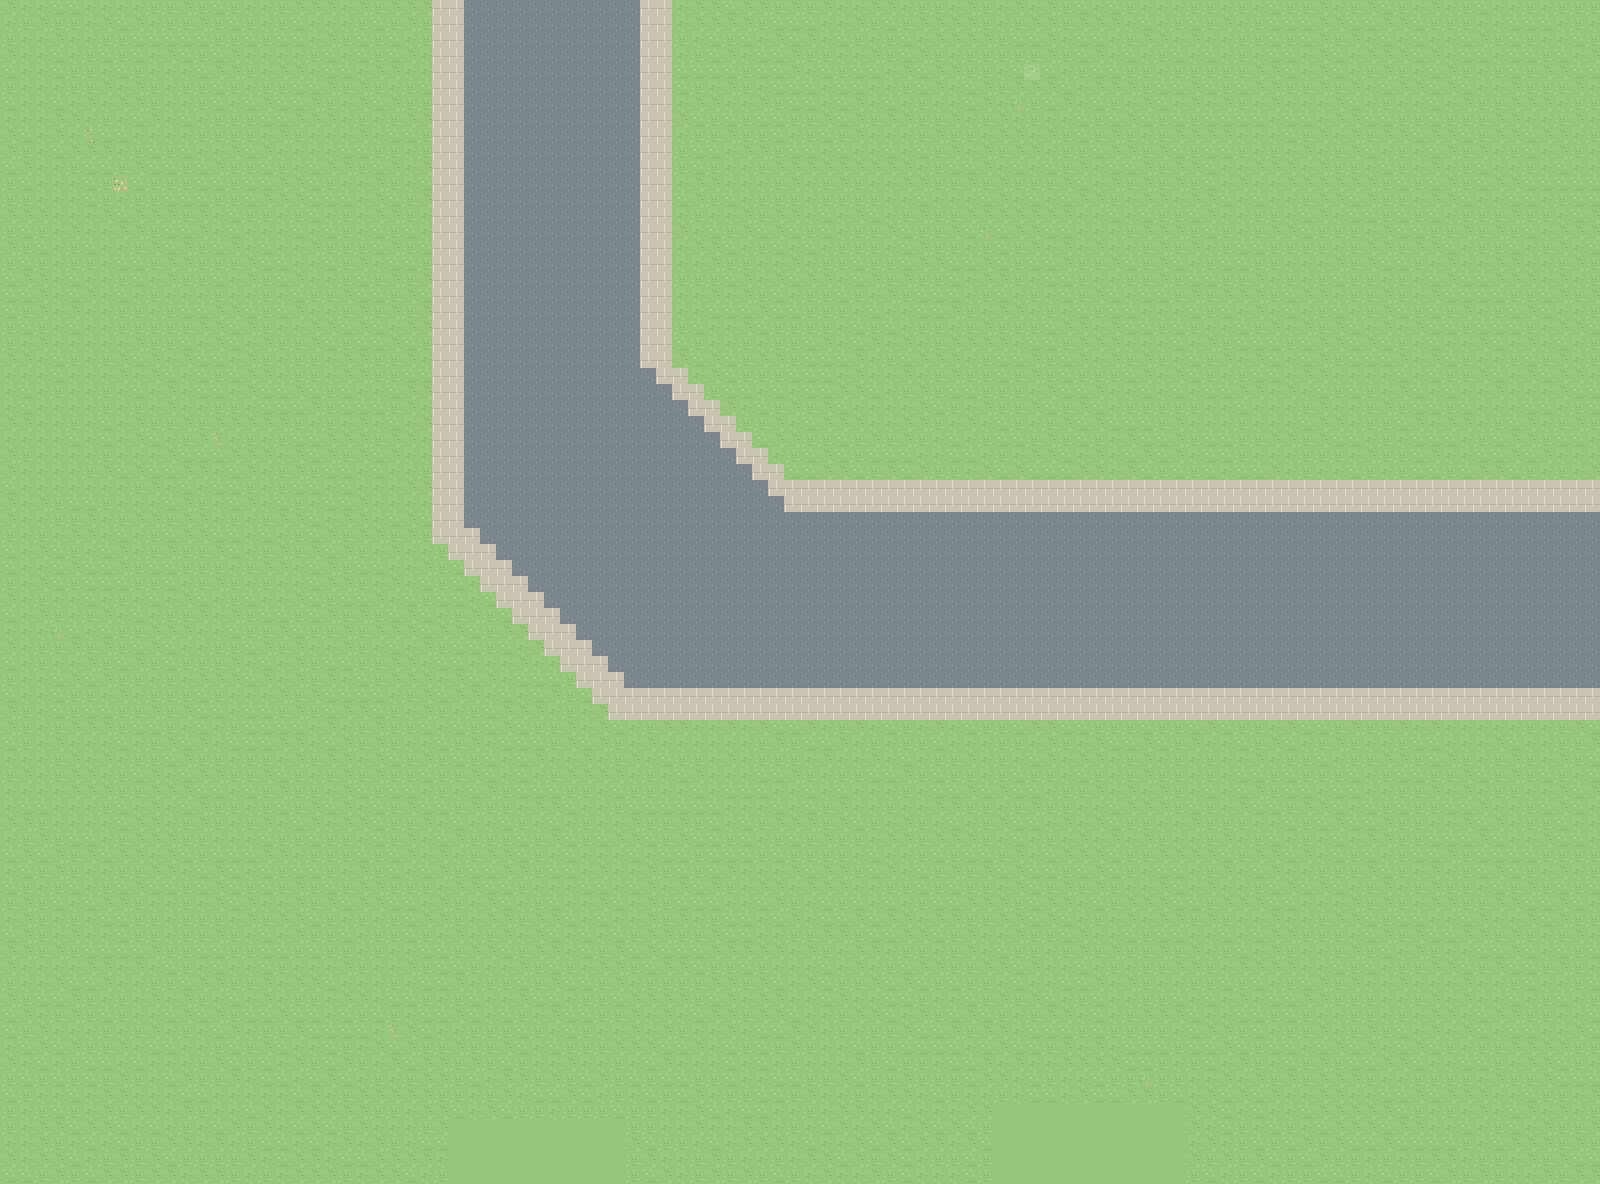

A level layout from a 2D game, rendered from its tile map. Below: a short description, then the map file with tile-grid data replaced by summaries:
An orthogonal 100x74 tile map with 16x16 px tiles, 4 tile layers (Ground, Landscape, Roads, BuildingPads), 2 tilesets and 5 objects (4x scene_portal, spawn).

<map version="1.10" tiledversion="1.12.2" orientation="orthogonal" renderorder="right-down" width="100" height="74" tilewidth="16" tileheight="16" infinite="0" backgroundcolor="#95c679" nextlayerid="8" nextobjectid="102">
 <properties>
  <property name="ground_only" type="bool" value="true" />
  <property name="origin_anchor" value="含弘门通道中心为世界(0,0)" />
  <property name="player_sprite_height" type="int" value="48" />
  <property name="player_sprite_width" type="int" value="48" />
  <property name="scene_id" value="04" />
  <property name="scene_name" value="雕像花园与台阶" />
  <property name="scenery_collision_layer" value="not_added_yet" />
  <property name="tile_scale" type="int" value="16" />
  <property name="world_origin_x_px" type="int" value="-800" />
  <property name="world_origin_y_px" type="int" value="-2096" />
 </properties>
 <tileset firstgid="1" name="swu_terrain_16" tilewidth="16" tileheight="16" tilecount="320" columns="16">
  <image source="../assets/ground_tiles_16.png" width="256" height="320" />
 </tileset>
 <tileset firstgid="321" source="../assets/stone_stairs_seamless_16.tsx" />
 <layer id="1" name="Ground" width="100" height="74">
  <data>[7400 cells, 7283 non-empty, 4 distinct tile ids]</data>
 </layer>
 <layer id="2" name="Landscape" width="100" height="74">
  <data>[7400 cells, 138 non-empty, 6 distinct tile ids]</data>
 </layer>
 <layer id="3" name="Roads" width="100" height="74">
  <data>[7400 cells, 1507 non-empty, 2 distinct tile ids]</data>
 </layer>
 <layer id="4" name="BuildingPads" width="100" height="74">
  <data>[7400 cells, 1 non-empty, 1 distinct tile ids]</data>
 </layer>
 <objectgroup color="#d9b768" id="5" name="BuildingSlots" />
 <objectgroup color="#4ca3d9" id="6" name="Portals" visible="0">
  <object id="4" name="exit_south" type="scene_portal" x="768" y="1120" width="64" height="64">
   <properties>
    <property name="direction" value="south" />
    <property name="enabled" type="bool" value="true" />
    <property name="spawn_x_px" type="int" value="800" />
    <property name="spawn_y_px" type="int" value="112" />
    <property name="target_portal" value="exit_north" />
    <property name="target_scene" value="00" />
    <property name="trigger" value="cross_map_edge" />
   </properties>
  </object>
  <object id="100" name="exit_south" type="scene_portal" x="1024" y="1120" width="128" height="64">
   <properties>
    <property name="direction" value="south" />
    <property name="enabled" type="bool" value="true" />
    <property name="spawn_x_px" type="int" value="800" />
    <property name="spawn_y_px" type="int" value="112" />
    <property name="target_portal" value="exit_north" />
    <property name="target_scene" value="00" />
    <property name="trigger" value="cross_map_edge" />
   </properties>
  </object>
  <object id="101" name="exit_south" type="scene_portal" x="480" y="1120" width="112" height="64">
   <properties>
    <property name="direction" value="south" />
    <property name="enabled" type="bool" value="true" />
    <property name="spawn_x_px" type="int" value="800" />
    <property name="spawn_y_px" type="int" value="112" />
    <property name="target_portal" value="exit_north" />
    <property name="target_scene" value="00" />
    <property name="trigger" value="cross_map_edge" />
   </properties>
  </object>
  <object id="5" name="exit_north" type="scene_portal" x="672" y="0" width="272" height="64">
   <properties>
    <property name="direction" value="north" />
    <property name="enabled" type="bool" value="true" />
    <property name="spawn_x_px" type="int" value="800" />
    <property name="spawn_y_px" type="int" value="1056" />
    <property name="target_portal" value="exit_south" />
    <property name="target_scene" value="05" />
    <property name="trigger" value="cross_map_edge" />
   </properties>
  </object>
 </objectgroup>
 <objectgroup color="#74b877" id="7" name="Spawn" visible="0">
  <object id="6" name="player_start" type="spawn" x="800" y="1056">
   <properties>
    <property name="feet_position" type="bool" value="true" />
    <property name="sprite_height" type="int" value="48" />
    <property name="sprite_width" type="int" value="48" />
   </properties>
  </object>
 </objectgroup>
</map>
